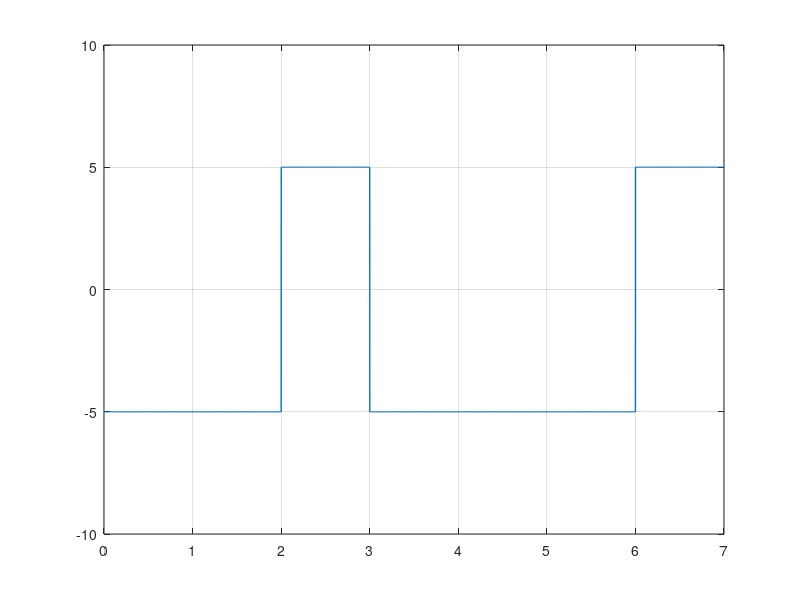

The MATLAB source for this figure:
clc; #... Clear command line
clear all; #... Clear variables
close all; #... Clear figures

bits = [1 0 1 1 0 0 1];

#... Modulation

bitrate = 1; #... Number of bits per second
voltage = 5;
sign = 1

samplingRate = 1000;
samplingTime = 1/samplingRate;

endTime = length(bits)/bitrate;
time = 0:samplingTime:endTime;

index = 1;
#... Assume that last state was positive
if bits(index) == 1
    sign = -1*sign;
endif

for i = 1:length(time)
    modulation(i) = voltage*sign;
    if time(i)*bitrate >= index
        index = index+1;
        if index <= length(bits) && bits(index) == 1
            sign = -1*sign;
        endif
    endif
endfor

plot(time, modulation, "LineWidth", 1);
axis([0 endTime -voltage-5 voltage+5]);
grid on;

#... Demodulation

index = 1;
last = voltage;

for i = 1:length(modulation)
    if modulation(i) == last
        demodultaion(index) = 0;
    else
        demodultaion(index) = 1;
    endif
    if time(i)*bitrate >= index
        index = index+1;
        last = modulation(i);
    endif
endfor

disp(demodultaion);
